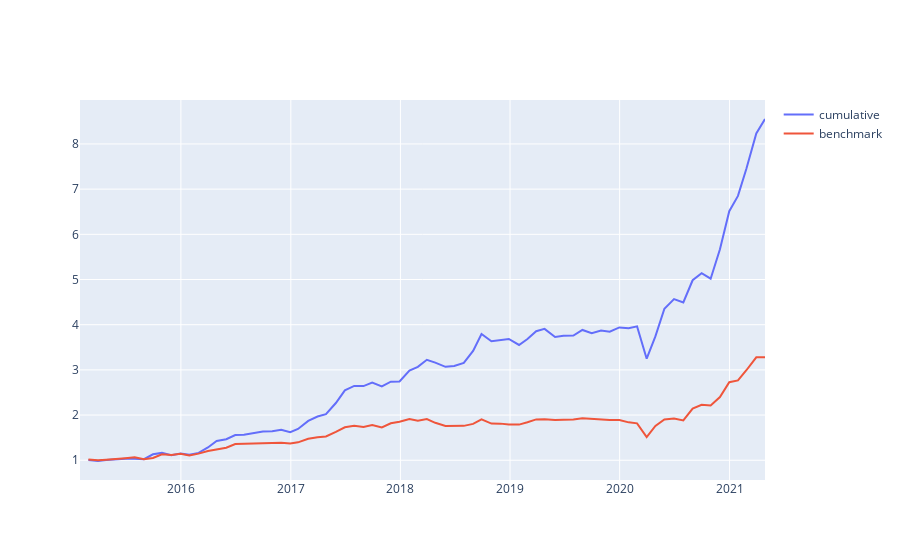

Write notebook code for a chart like this one.
### Code cell
positions = monthly_return.copy(deep=True)
for col in positions.columns:
    positions[col] = np.nan
    
for col in positions.columns:
    if col in combined_ranks.columns:
        positions[col] = combined_ranks[col].apply(lambda x: 1 if x<=0.07 else np.nan)
    else:
        positions = positions.drop(columns=col)
        
profit = monthly_return * positions.shift(1)

profit['avgProfit'] = profit.mean(axis=1)

profit['cumulative'] = (profit['avgProfit'] + 1).cumprod()

profit['numHolding'] = profit.count(axis=1)

import plotly.graph_objects as go

benchmark = (monthly_return.mean(axis=1)+ 1).cumprod().tolist()
fig = go.Figure()

cumulative = profit['cumulative'].to_list()
fig.add_trace(
    go.Scatter(x=profit.index.tolist(), y=cumulative,
               mode='lines',
               name='cumulative'))
fig.add_trace(
    go.Scatter(x=profit.index.tolist(), y=benchmark,
               mode='lines',
               name='benchmark'))

fig.show()
